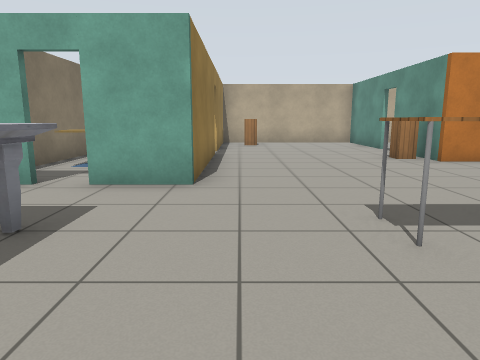
view 1 (above)

24 first-person views from a walk through a robot-simulator world made for Gazebo. The camera is 1 m above the floor, tilts 10° down and sees 70° across. The floor is counted in squares, 1 m on a side. Each view is taken from the middle of a square. On the plan, view 1 faces up. The plan holds only what a view shows up to about 13 squares ahead; the rest is blank. The place goes on beyond the plan. The robots in the file are not drawn. Gazebo's built-in surfaces are drawn with simple patterns.

view 2
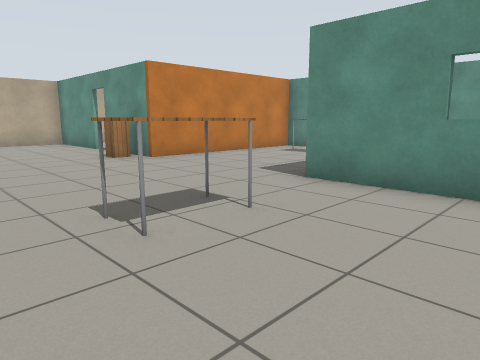

view 3
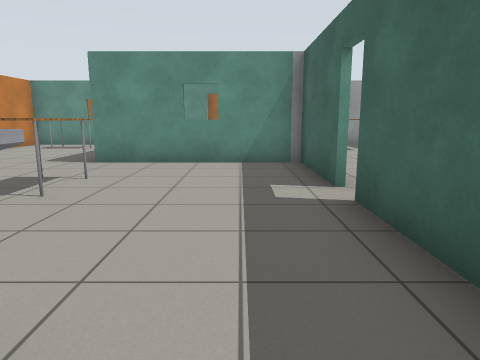

view 4
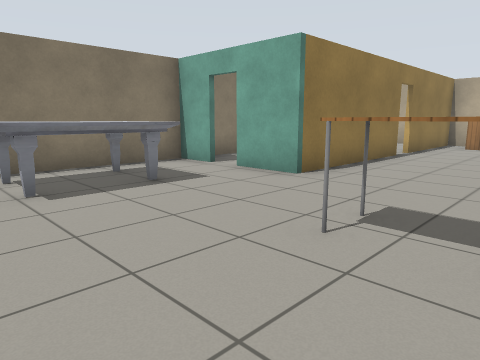

view 5
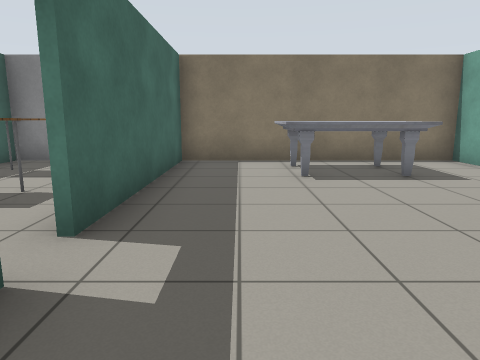

view 6
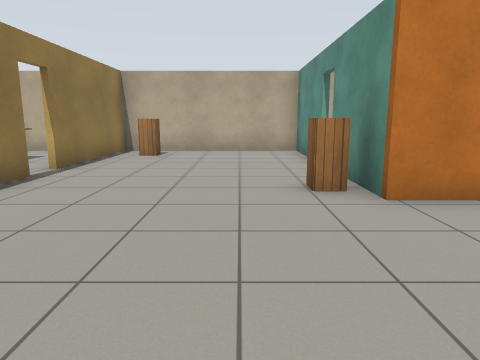

view 7
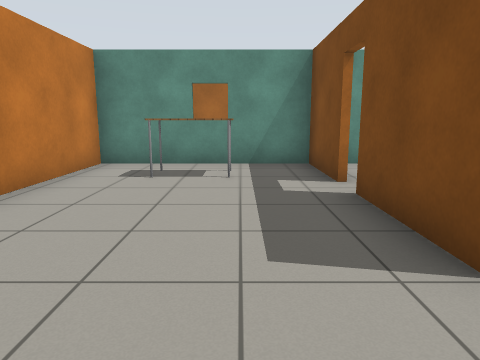

view 8
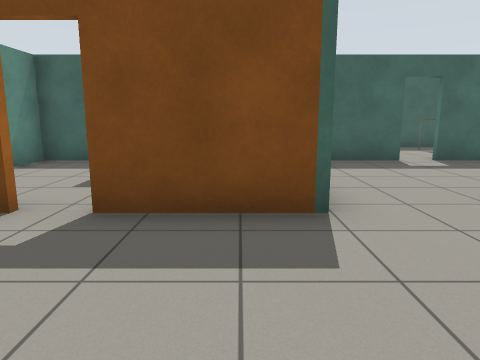

view 9
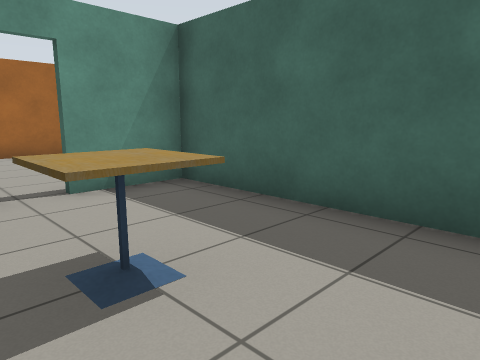

view 10
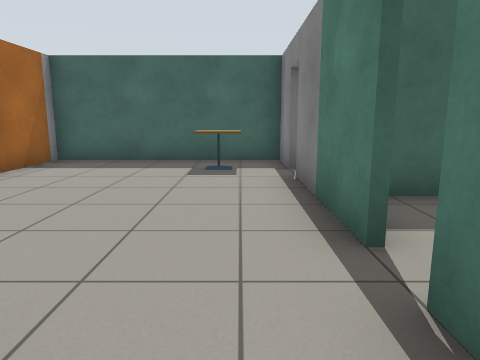

view 11
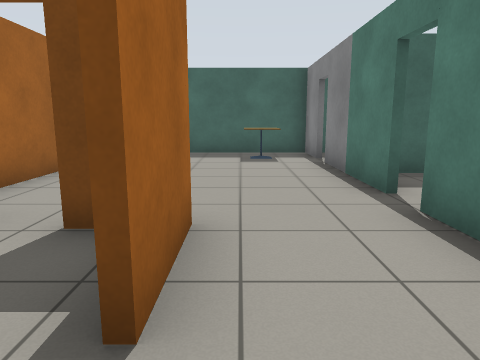

view 12
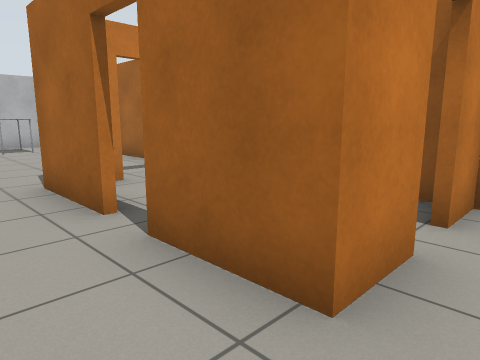

view 13
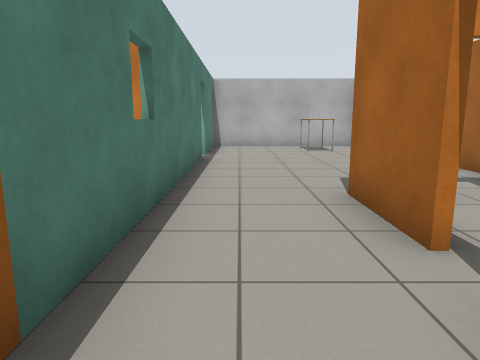

view 14
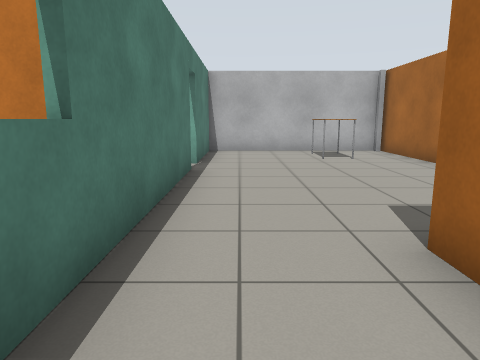

view 15
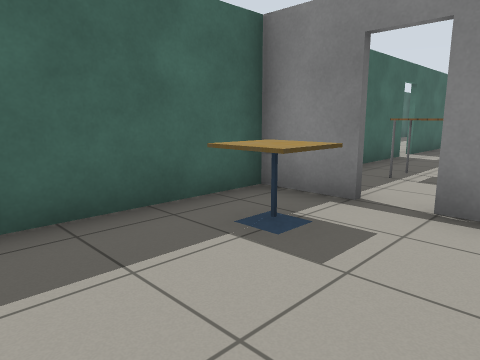

view 16
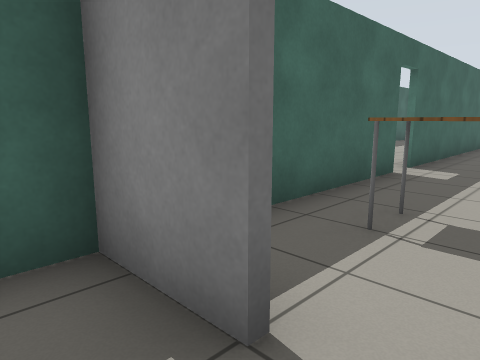

view 17
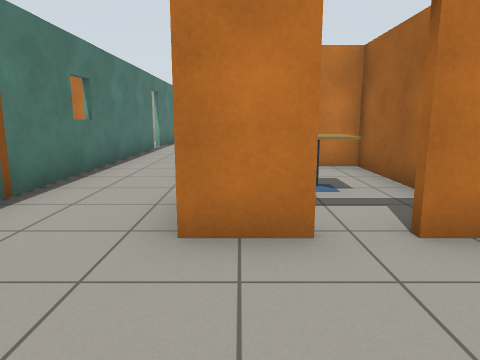

view 18
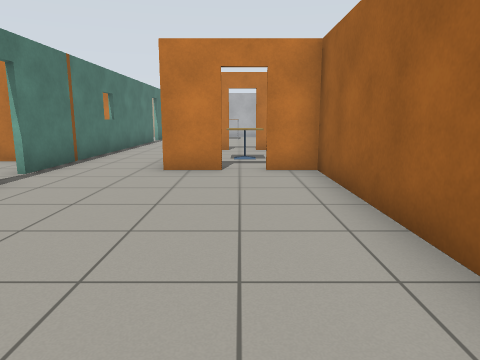

view 19
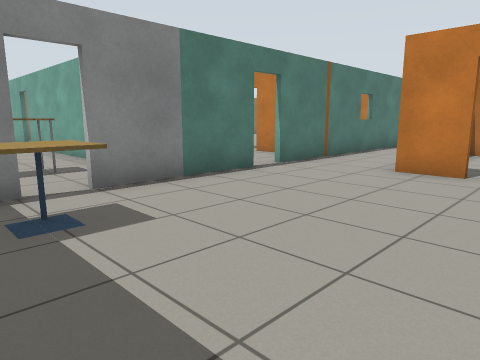

view 20
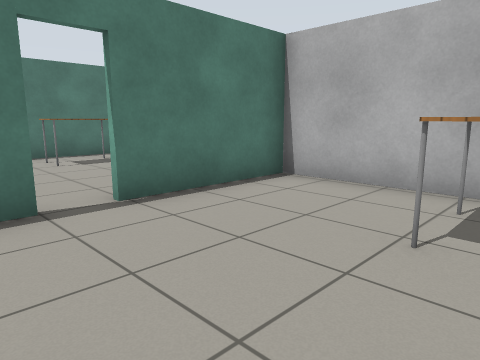

view 21
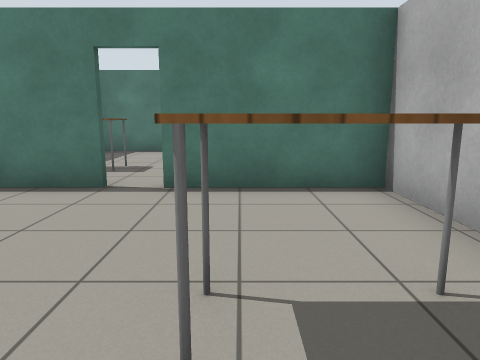

view 22
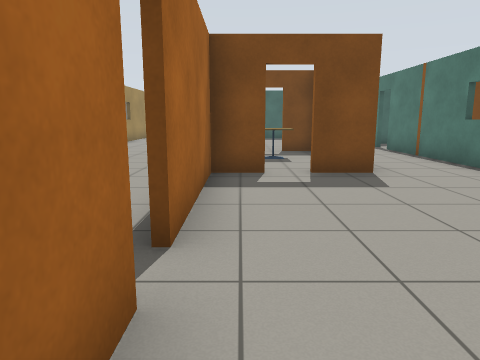

view 23
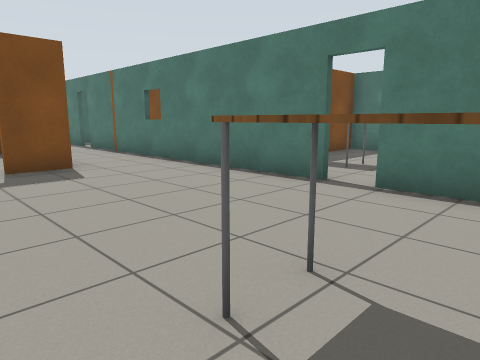

view 24
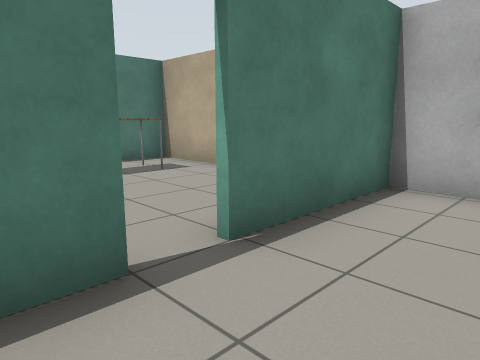

### Floor plan
Ten units are one square. View 1 is at (0, 0); x grows to the right and y downward. Boxes are objects, and circles mark ways between rooms. Rooms are numbered by the first view taken in them; rooms with no view inside come last. Other rooms are left out.
<svg viewBox="-50 -157 225 222">
<path fill="none" stroke="#000" d="M-31 -52 -44 -52 -44 -34M-7 -101 -7 -52 -24 -52M20 14 50 14 50 -34 76 -34M84 -34 109 -34 109 -82 48 -82 48 -110M48 -117 48 -152M-44 -5 -44 14 12 14M49 -152 -7 -152 -7 -109M96 -33 85 -33M65 14 109 14 109 -5M109 -20 109 -28M110 39 110 56M148 -18 135 -18 135 -36M110 -5 110 31M109 55 166 55 166 -18 155 -18M110 -35 110 -13M166 -112 166 -145M110 -110 110 -35M155 -66 166 -66M166 -70 166 -105M135 -45 135 -66 147 -66M164 -152 110 -152 110 -118M52 55 109 55M12 16 6 16M70 16 20 16M-21 55 45 55M-44 46 -44 55M50 -106 50 -84 65 -84M71 -152 49 -152M50 -152 50 -124M166 -21 166 -70M166 -64 155 -64M147 -64 137 -64M136 -19 148 -19"/>
<rect x="-45" y="-35" width="30" height="30" fill="#bbb"><title>marble table</title></rect>
<rect x="-5" y="-145" width="10" height="10" fill="#bbb"><title>cabinet</title></rect>
<rect x="15" y="-35" width="20" height="10" fill="#bbb"><title>table</title></rect>
<rect x="35" y="-95" width="10" height="10" fill="#bbb"><title>cabinet</title></rect>
<rect x="85" y="-65" width="10" height="20" fill="#bbb"><title>table</title></rect>
<rect x="75" y="-15" width="10" height="10" fill="#bbb"><title>cafe table</title></rect>
<rect x="115" y="35" width="20" height="10" fill="#bbb"><title>cafe table</title></rect>
<rect x="135" y="-145" width="20" height="20" fill="#bbb"><title>table</title></rect>
<rect x="-35" y="25" width="20" height="20" fill="#bbb"><title>other object</title></rect>
<rect x="-5" y="25" width="10" height="20" fill="#bbb"><title>table</title></rect>
<rect x="75" y="25" width="20" height="20" fill="#bbb"><title>table</title></rect>
<rect x="55" y="-145" width="20" height="30" fill="#bbb"><title>table</title></rect>
<rect x="85" y="-115" width="10" height="30" fill="#bbb"><title>table</title></rect>
<rect x="145" y="-45" width="10" height="10" fill="#bbb"><title>cafe table</title></rect>
<circle cx="80" cy="-30" r="3" fill="#2a7"/>
<circle cx="15" cy="15" r="3" fill="#2a7"/>
<circle cx="50" cy="-115" r="3" fill="#2a7"/>
<circle cx="110" cy="-10" r="3" fill="#2a7"/>
<circle cx="120" cy="-40" r="3" fill="#2a7"/>
<circle cx="110" cy="35" r="3" fill="#2a7"/>
<circle cx="150" cy="-20" r="3" fill="#2a7"/>
<circle cx="110" cy="-115" r="3" fill="#2a7"/>
<circle cx="135" cy="-40" r="3" fill="#2a7"/>
<circle cx="150" cy="-65" r="3" fill="#2a7"/>
<text x="20" y="-50">1</text>
<text x="80" y="-10">2</text>
<text x="140" y="20">3</text>
<text x="140" y="-100">4</text>
<text x="40" y="40">5</text>
<text x="80" y="-120">6</text>
<text x="160" y="-40">7</text>
</svg>
Room 1 opens to room 2. Room 1 opens to room 5. Room 1 opens to room 6. Room 2 opens to room 3. Room 3 opens to room 4. Room 3 opens to room 5. Room 3 opens to room 7. Room 4 opens to room 6. Room 4 opens to room 7.

Where each view was taken, in squares from view 1:
view 1: 0 up, 0 right, facing up
view 2: 0 up, 0 right, facing up-right
view 3: 0 up, 3 left, facing right
view 4: 0 up, 3 right, facing up-left
view 5: 0 up, 4 right, facing left
view 6: 4 up, 3 right, facing up
view 7: 5 up, 3 right, facing right
view 8: 7 up, 6 right, facing down
view 9: 2 up, 6 right, facing down-right
view 10: 3 up, 12 right, facing down
view 11: 5 up, 13 right, facing down
view 12: 1 up, 12 right, facing up-right
view 13: 2 up, 12 right, facing up
view 14: 4 up, 12 right, facing up
view 15: 2 down, 15 right, facing down-left
view 16: 3 down, 12 right, facing down-left
view 17: 1 down, 14 right, facing up
view 18: 5 down, 15 right, facing up
view 19: 5 down, 16 right, facing up-left
view 20: 10 up, 15 right, facing up-left
view 21: 13 up, 16 right, facing left
view 22: 13 up, 16 right, facing down
view 23: 14 up, 16 right, facing down-left
view 24: 10 up, 13 right, facing up-left
